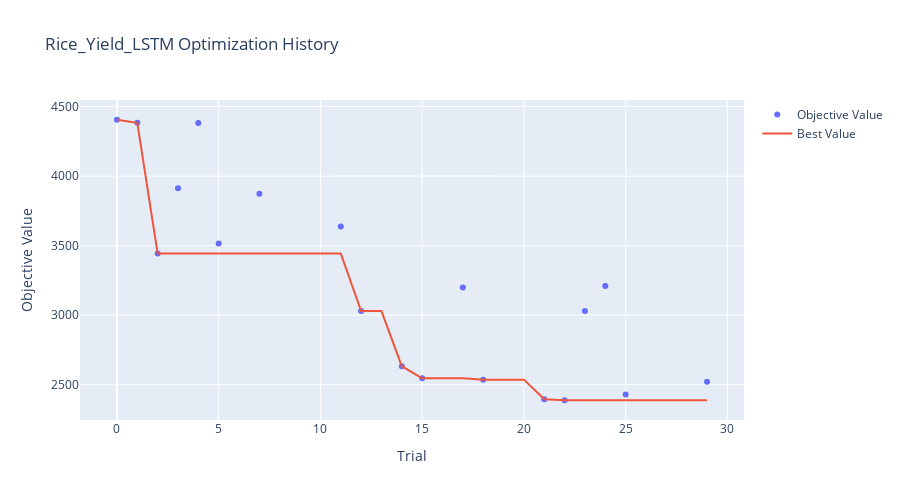
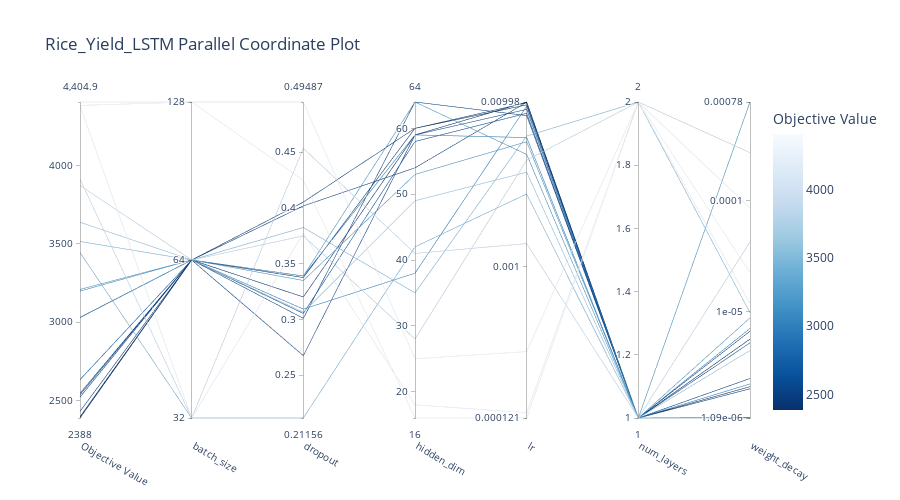
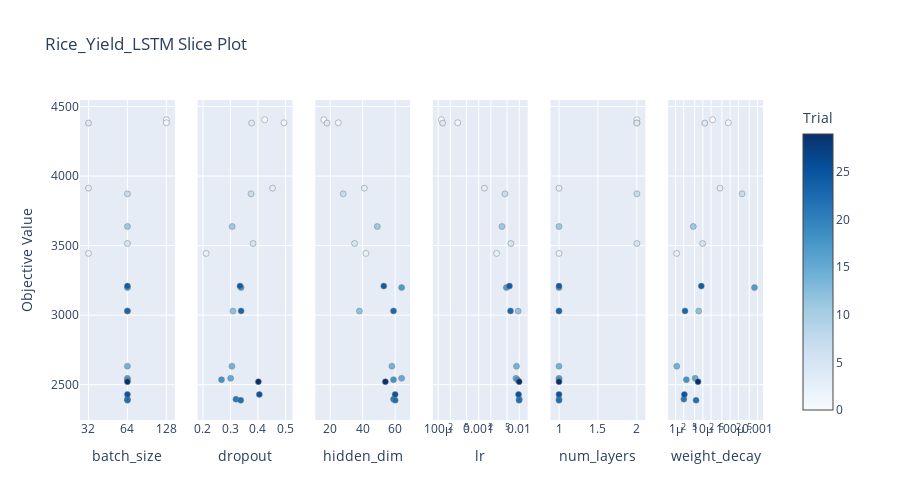
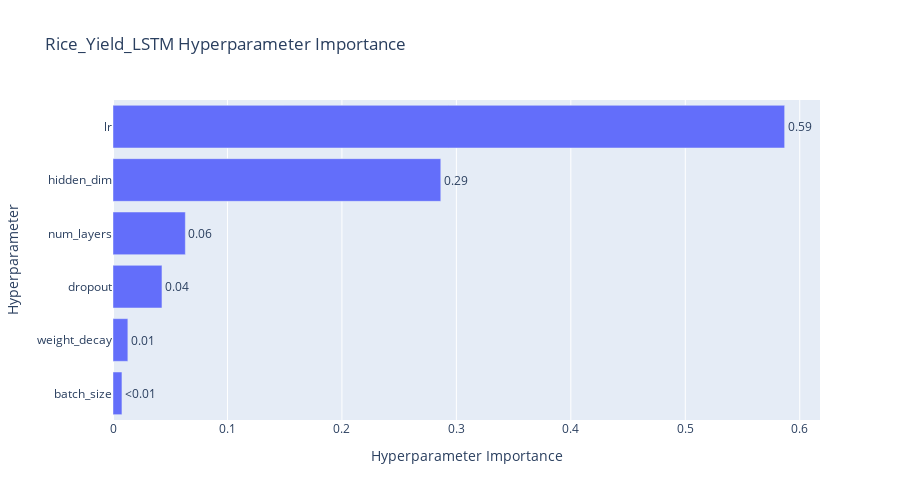

Here is the notebook cell these charts were saved with, in order:
### Markdown cell above
### 6. Visualizing Optimization
We generate charts to understand which hyperparameters influence the LSTM's performance the most.

### Code cell
# --- OPTUNA VISUALIZATIONS ---
name = f"{CHOSEN_CROP.capitalize()}_Yield_LSTM"

# 1. Optimization History
fig = plot_optimization_history(study)
fig.update_layout(title=f'{name} Optimization History', width=900, height=500)
fig.show()

# 2. Parallel Coordinate (Hyperparameter Relationships)
fig = plot_parallel_coordinate(study)
fig.update_layout(title=f'{name} Parallel Coordinate Plot', width=900, height=500)
fig.show()

# 3. Slice Plot (Individual Parameter impact)
fig = plot_slice(study)
fig.update_layout(title=f'{name} Slice Plot', width=900, height=500)
fig.show()

# 4. Parameter Importance
try:
    fig = plot_param_importances(study)
    fig.update_layout(title=f'{name} Hyperparameter Importance', width=900, height=500)
    fig.show()
except (ValueError, RuntimeError) as e:
    print(f'Could not plot parameter importance: {e}')

### Figure 1 — Plotly figure (JSON) as saved in the notebook; plotly's stock layout.template omitted (floating-point values rounded to 4 significant figures)
{"data": [{"mode": "markers", "name": "Objective Value", "type": "scatter", "x": [0, 1, 2, 3, 4, 5, 7, 11, 12, 14, 15, 17, 18, 21, 22, 23, 24, 25, 29], "y": [4405.0, 4383.0, 3444.0, 3913.0, 4381.0, 3515.0, 3872.0, 3637.0, 3029.0, 2633.0, 2546.0, 3198.0, 2536.0, 2396.0, 2388.0, 3030.0, 3209.0, 2430.0, 2521.0]}, {"mode": "lines", "name": "Best Value", "type": "scatter", "x": [0, 1, 2, 3, 4, 5, 6, 7, 8, 9, 10, 11, 12, 13, 14, 15, 16, 17, 18, 19, 20, 21, 22, 23, 24, 25, 26, 27, 28, 29], "y": [4405.0, 4383.0, 3444.0, 3444.0, 3444.0, 3444.0, 3444.0, 3444.0, 3444.0, 3444.0, 3444.0, 3444.0, 3029.0, 3029.0, 2633.0, 2546.0, 2546.0, 2546.0, 2536.0, 2536.0, 2536.0, 2396.0, 2388.0, 2388.0, 2388.0, 2388.0, 2388.0, 2388.0, 2388.0, 2388.0]}, {"marker": {"color": "#cccccc"}, "mode": "markers", "name": "Infeasible Trial", "showlegend": false, "type": "scatter", "x": [], "y": []}], "layout": {"height": 500, "title": {"text": "Rice_Yield_LSTM Optimization History"}, "width": 900, "xaxis": {"title": {"text": "Trial"}}, "yaxis": {"title": {"text": "Objective Value"}}}}

### Figure 2 — Plotly figure (JSON) as saved in the notebook; plotly's stock layout.template omitted (floating-point values rounded to 4 significant figures)
{"data": [{"dimensions": [{"label": "Objective Value", "range": [2388.0, 4405.0], "values": [3444.0, 3913.0, 4381.0, 3515.0, 3872.0, 3637.0, 3029.0, 2633.0, 2546.0, 3198.0, 2536.0, 2396.0, 2388.0, 3030.0, 3209.0, 2430.0, 2521.0, 4405.0, 4383.0]}, {"label": "batch_size", "range": [0, 2], "ticktext": ["32", "64", "128"], "tickvals": [0, 1, 2], "values": [0, 0, 0, 1, 1, 1, 1, 1, 1, 1, 1, 1, 1, 1, 1, 1, 1, 2, 2]}, {"label": "dropout", "range": [0.2116, 0.4949], "values": [0.2116, 0.4533, 0.377, 0.3823, 0.3748, 0.3064, 0.3092, 0.3053, 0.3009, 0.3389, 0.2675, 0.3201, 0.3375, 0.3389, 0.3348, 0.4052, 0.4017, 0.4246, 0.4949]}, {"label": "hidden_dim", "range": [16, 64], "values": [42, 41, 18, 35, 28, 49, 38, 58, 64, 64, 59, 59, 60, 59, 53, 60, 54, 16, 25]}, {"label": "lr", "range": [-3.919, -2.001], "ticktext": ["0.000121", "0.001", "0.00998"], "tickvals": [-3.919, -3, -2.001], "values": [-2.559, -2.86, -3.886, -2.207, -2.354, -2.427, -2.027, -2.069, -2.083, -2.319, -2.045, -2.001, -2.005, -2.217, -2.242, -2.018, -2.002, -3.919, -3.516]}, {"label": "num_layers", "range": [1, 2], "values": [1, 1, 2, 2, 2, 1, 1, 1, 1, 1, 1, 1, 1, 1, 1, 1, 1, 2, 2]}, {"label": "weight_decay", "range": [-5.961, -3.108], "ticktext": ["1.09e-06", "1e-05", "0.0001", "0.00078"], "tickvals": [-5.961, -5, -4, -3.108], "values": [-5.961, -4.372, -4.929, -5.011, -3.565, -5.351, -5.153, -5.957, -5.283, -3.108, -5.604, -5.697, -5.249, -5.653, -5.057, -5.678, -5.177, -4.647, -4.066]}], "labelangle": 30, "labelside": "bottom", "line": {"color": [3444.0, 3913.0, 4381.0, 3515.0, 3872.0, 3637.0, 3029.0, 2633.0, 2546.0, 3198.0, 2536.0, 2396.0, 2388.0, 3030.0, 3209.0, 2430.0, 2521.0, 4405.0, 4383.0], "colorbar": {"title": {"text": "Objective Value"}}, "colorscale": [[0, "rgb(247,251,255)"], [0.125, "rgb(222,235,247)"], [0.25, "rgb(198,219,239)"], [0.375, "rgb(158,202,225)"], [0.5, "rgb(107,174,214)"], [0.625, "rgb(66,146,198)"], [0.75, "rgb(33,113,181)"], [0.875, "rgb(8,81,156)"], [1, "rgb(8,48,107)"]], "reversescale": true, "showscale": true}, "type": "parcoords"}], "layout": {"height": 500, "title": {"text": "Rice_Yield_LSTM Parallel Coordinate Plot"}, "width": 900}}

### Figure 3 — Plotly figure (JSON) as saved in the notebook; plotly's stock layout.template omitted (floating-point values rounded to 4 significant figures)
{"data": [{"marker": {"color": [0, 1, 2, 3, 4, 5, 7, 11, 12, 14, 15, 17, 18, 21, 22, 23, 24, 25, 29], "colorbar": {"title": {"text": "Trial"}, "x": 1, "xpad": 40}, "colorscale": [[0, "rgb(247,251,255)"], [0.125, "rgb(222,235,247)"], [0.25, "rgb(198,219,239)"], [0.375, "rgb(158,202,225)"], [0.5, "rgb(107,174,214)"], [0.625, "rgb(66,146,198)"], [0.75, "rgb(33,113,181)"], [0.875, "rgb(8,81,156)"], [1, "rgb(8,48,107)"]], "line": {"color": "Grey", "width": 0.5}, "showscale": true}, "mode": "markers", "name": "Feasible Trial", "showlegend": false, "type": "scatter", "x": [128, 128, 32, 32, 32, 64, 64, 64, 64, 64, 64, 64, 64, 64, 64, 64, 64, 64, 64], "xaxis": "x", "y": [4405.0, 4383.0, 3444.0, 3913.0, 4381.0, 3515.0, 3872.0, 3637.0, 3029.0, 2633.0, 2546.0, 3198.0, 2536.0, 2396.0, 2388.0, 3030.0, 3209.0, 2430.0, 2521.0], "yaxis": "y"}, {"marker": {"color": [0, 1, 2, 3, 4, 5, 7, 11, 12, 14, 15, 17, 18, 21, 22, 23, 24, 25, 29], "colorbar": {"title": {"text": "Trial"}, "x": 1, "xpad": 40}, "colorscale": [[0, "rgb(247,251,255)"], [0.125, "rgb(222,235,247)"], [0.25, "rgb(198,219,239)"], [0.375, "rgb(158,202,225)"], [0.5, "rgb(107,174,214)"], [0.625, "rgb(66,146,198)"], [0.75, "rgb(33,113,181)"], [0.875, "rgb(8,81,156)"], [1, "rgb(8,48,107)"]], "line": {"color": "Grey", "width": 0.5}, "showscale": false}, "mode": "markers", "name": "Feasible Trial", "showlegend": false, "type": "scatter", "x": [0.4246, 0.4949, 0.2116, 0.4533, 0.377, 0.3823, 0.3748, 0.3064, 0.3092, 0.3053, 0.3009, 0.3389, 0.2675, 0.3201, 0.3375, 0.3389, 0.3348, 0.4052, 0.4017], "xaxis": "x2", "y": [4405.0, 4383.0, 3444.0, 3913.0, 4381.0, 3515.0, 3872.0, 3637.0, 3029.0, 2633.0, 2546.0, 3198.0, 2536.0, 2396.0, 2388.0, 3030.0, 3209.0, 2430.0, 2521.0], "yaxis": "y2"}, {"marker": {"color": [0, 1, 2, 3, 4, 5, 7, 11, 12, 14, 15, 17, 18, 21, 22, 23, 24, 25, 29], "colorbar": {"title": {"text": "Trial"}, "x": 1, "xpad": 40}, "colorscale": [[0, "rgb(247,251,255)"], [0.125, "rgb(222,235,247)"], [0.25, "rgb(198,219,239)"], [0.375, "rgb(158,202,225)"], [0.5, "rgb(107,174,214)"], [0.625, "rgb(66,146,198)"], [0.75, "rgb(33,113,181)"], [0.875, "rgb(8,81,156)"], [1, "rgb(8,48,107)"]], "line": {"color": "Grey", "width": 0.5}, "showscale": false}, "mode": "markers", "name": "Feasible Trial", "showlegend": false, "type": "scatter", "x": [16, 25, 42, 41, 18, 35, 28, 49, 38, 58, 64, 64, 59, 59, 60, 59, 53, 60, 54], "xaxis": "x3", "y": [4405.0, 4383.0, 3444.0, 3913.0, 4381.0, 3515.0, 3872.0, 3637.0, 3029.0, 2633.0, 2546.0, 3198.0, 2536.0, 2396.0, 2388.0, 3030.0, 3209.0, 2430.0, 2521.0], "yaxis": "y3"}, {"marker": {"color": [0, 1, 2, 3, 4, 5, 7, 11, 12, 14, 15, 17, 18, 21, 22, 23, 24, 25, 29], "colorbar": {"title": {"text": "Trial"}, "x": 1, "xpad": 40}, "colorscale": [[0, "rgb(247,251,255)"], [0.125, "rgb(222,235,247)"], [0.25, "rgb(198,219,239)"], [0.375, "rgb(158,202,225)"], [0.5, "rgb(107,174,214)"], [0.625, "rgb(66,146,198)"], [0.75, "rgb(33,113,181)"], [0.875, "rgb(8,81,156)"], [1, "rgb(8,48,107)"]], "line": {"color": "Grey", "width": 0.5}, "showscale": false}, "mode": "markers", "name": "Feasible Trial", "showlegend": false, "type": "scatter", "x": [0.0001206, 0.000305, 0.002761, 0.00138, 0.00013, 0.006204, 0.004431, 0.003743, 0.009398, 0.008529, 0.008256, 0.004799, 0.009012, 0.009985, 0.009879, 0.006073, 0.005729, 0.009595, 0.009944], "xaxis": "x4", "y": [4405.0, 4383.0, 3444.0, 3913.0, 4381.0, 3515.0, 3872.0, 3637.0, 3029.0, 2633.0, 2546.0, 3198.0, 2536.0, 2396.0, 2388.0, 3030.0, 3209.0, 2430.0, 2521.0], "yaxis": "y4"}, {"marker": {"color": [0, 1, 2, 3, 4, 5, 7, 11, 12, 14, 15, 17, 18, 21, 22, 23, 24, 25, 29], "colorbar": {"title": {"text": "Trial"}, "x": 1, "xpad": 40}, "colorscale": [[0, "rgb(247,251,255)"], [0.125, "rgb(222,235,247)"], [0.25, "rgb(198,219,239)"], [0.375, "rgb(158,202,225)"], [0.5, "rgb(107,174,214)"], [0.625, "rgb(66,146,198)"], [0.75, "rgb(33,113,181)"], [0.875, "rgb(8,81,156)"], [1, "rgb(8,48,107)"]], "line": {"color": "Grey", "width": 0.5}, "showscale": false}, "mode": "markers", "name": "Feasible Trial", "showlegend": false, "type": "scatter", "x": [2, 2, 1, 1, 2, 2, 2, 1, 1, 1, 1, 1, 1, 1, 1, 1, 1, 1, 1], "xaxis": "x5", "y": [4405.0, 4383.0, 3444.0, 3913.0, 4381.0, 3515.0, 3872.0, 3637.0, 3029.0, 2633.0, 2546.0, 3198.0, 2536.0, 2396.0, 2388.0, 3030.0, 3209.0, 2430.0, 2521.0], "yaxis": "y5"}, {"marker": {"color": [0, 1, 2, 3, 4, 5, 7, 11, 12, 14, 15, 17, 18, 21, 22, 23, 24, 25, 29], "colorbar": {"title": {"text": "Trial"}, "x": 1, "xpad": 40}, "colorscale": [[0, "rgb(247,251,255)"], [0.125, "rgb(222,235,247)"], [0.25, "rgb(198,219,239)"], [0.375, "rgb(158,202,225)"], [0.5, "rgb(107,174,214)"], [0.625, "rgb(66,146,198)"], [0.75, "rgb(33,113,181)"], [0.875, "rgb(8,81,156)"], [1, "rgb(8,48,107)"]], "line": {"color": "Grey", "width": 0.5}, "showscale": false}, "mode": "markers", "name": "Feasible Trial", "showlegend": false, "type": "scatter", "x": [2.252e-05, 8.59e-05, 1.093e-06, 4.245e-05, 1.177e-05, 9.752e-06, 0.0002723, 4.453e-06, 7.035e-06, 1.105e-06, 5.212e-06, 0.0007802, 2.487e-06, 2.008e-06, 5.637e-06, 2.221e-06, 8.766e-06, 2.098e-06, 6.647e-06], "xaxis": "x6", "y": [4405.0, 4383.0, 3444.0, 3913.0, 4381.0, 3515.0, 3872.0, 3637.0, 3029.0, 2633.0, 2546.0, 3198.0, 2536.0, 2396.0, 2388.0, 3030.0, 3209.0, 2430.0, 2521.0], "yaxis": "y6"}], "layout": {"height": 500, "title": {"text": "Rice_Yield_LSTM Slice Plot"}, "width": 900, "xaxis": {"anchor": "y", "categoryarray": [32, 64, 128], "categoryorder": "array", "domain": [0, 0.1389], "title": {"text": "batch_size"}, "type": "category"}, "xaxis2": {"anchor": "y2", "domain": [0.1722, 0.3111], "title": {"text": "dropout"}}, "xaxis3": {"anchor": "y3", "domain": [0.3444, 0.4833], "title": {"text": "hidden_dim"}}, "xaxis4": {"anchor": "y4", "domain": [0.5167, 0.6556], "title": {"text": "lr"}, "type": "log"}, "xaxis5": {"anchor": "y5", "domain": [0.6889, 0.8278], "title": {"text": "num_layers"}}, "xaxis6": {"anchor": "y6", "domain": [0.8611, 1], "title": {"text": "weight_decay"}, "type": "log"}, "yaxis": {"anchor": "x", "domain": [0, 1], "title": {"text": "Objective Value"}}, "yaxis2": {"anchor": "x2", "domain": [0, 1], "matches": "y", "showticklabels": false}, "yaxis3": {"anchor": "x3", "domain": [0, 1], "matches": "y", "showticklabels": false}, "yaxis4": {"anchor": "x4", "domain": [0, 1], "matches": "y", "showticklabels": false}, "yaxis5": {"anchor": "x5", "domain": [0, 1], "matches": "y", "showticklabels": false}, "yaxis6": {"anchor": "x6", "domain": [0, 1], "matches": "y", "showticklabels": false}}}

### Figure 4 — Plotly figure (JSON) as saved in the notebook; plotly's stock layout.template omitted (floating-point values rounded to 4 significant figures)
{"data": [{"cliponaxis": false, "hovertemplate": ["batch_size (CategoricalDistribution): 0.007821774878616121<extra></extra>", "weight_decay (FloatDistribution): 0.012986939373819372<extra></extra>", "dropout (FloatDistribution): 0.04278255718432423<extra></extra>", "num_layers (IntDistribution): 0.06321244080617199<extra></extra>", "hidden_dim (IntDistribution): 0.28638295367043515<extra></extra>", "lr (FloatDistribution): 0.5868133340866332<extra></extra>"], "name": "Objective Value", "orientation": "h", "text": ["<0.01", "0.01", "0.04", "0.06", "0.29", "0.59"], "textposition": "outside", "type": "bar", "x": [0.007822, 0.01299, 0.04278, 0.06321, 0.2864, 0.5868], "y": ["batch_size", "weight_decay", "dropout", "num_layers", "hidden_dim", "lr"]}], "layout": {"height": 500, "title": {"text": "Rice_Yield_LSTM Hyperparameter Importance"}, "width": 900, "xaxis": {"title": {"text": "Hyperparameter Importance"}}, "yaxis": {"title": {"text": "Hyperparameter"}}}}
